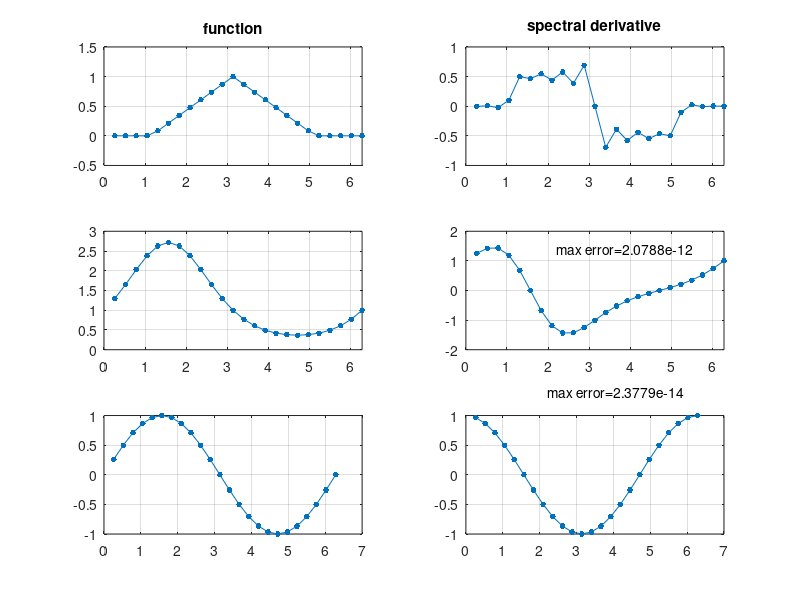

Source code (MATLAB):
% p4,m - periodic spectral differentiation
% ----------- set up grid and differentiation matrix:

N = 24;
h = 2 * pi / N;
x = h * (1 : N)'; 
column = [0 0.5 * (-1).^(1 : N - 1).* cot((1:N-1) * h / 2)]'
D = toeplitz(column, column([1 N:-1:2]));

% Differentiation of a hat function
v = max(0, 1 - abs(x - pi) / 2);
clf

subplot(3, 2, 1),
plot(x, v, '.-', 'markersize', 13)
axis([0 2*pi -0.5 1.5])
grid on;
title('function');
subplot(3, 2, 2);
plot(x, D * v, '.-', 'markersize', 13);
axis([0 2 * pi -1 1]);
grid on; 
title('spectral derivative')

%Differentiation of exp(sin(x))
v = exp(sin(x));
vprime = cos(x).*v;
subplot(3,2,3)
plot(x, v, '.-', 'markersize', 13)
axis([0 2*pi 0 3]);
grid on;
subplot(3, 2, 4);
plot(x, D * v, '.-', 'markersize', 13)
axis([0 2*pi -2 2]);
grid on;
error = norm(D * v - vprime, 3);
text(2.2, 1.4, ['max error='  num2str(error)]);

%Differentiation of  (sin(x))
v =  (sin(x));
vprime = cos(x) ;
subplot(3,2,5)
plot(x, v, '.-', 'markersize', 13)
% axis([0 2*pi 0 3]);
grid on;
subplot(3, 2, 6);
plot(x, D * v, '.-', 'markersize', 13)
% axis([0 2*pi -2 2]);
grid on;
error = norm(D * v - vprime, 3);
text(2.2, 1.4, ['max error='  num2str(error)]);